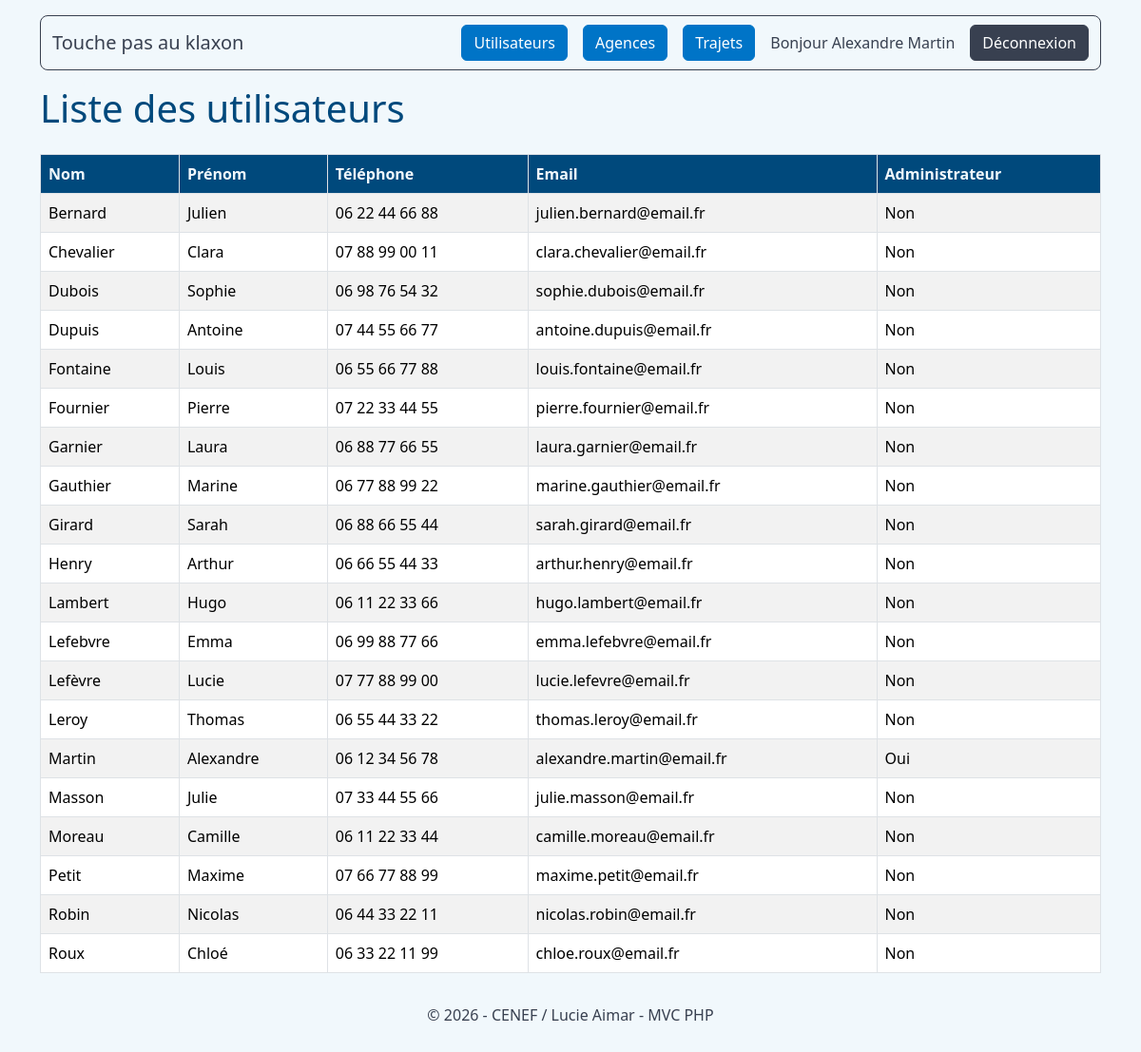
The app's page /admin/users (signed in) with its own data.
### tables this page shows
CREATE TABLE IF NOT EXISTS `utilisateur` (
  `id_utilisateur` INT NOT NULL AUTO_INCREMENT,
  `nom` VARCHAR(50) NOT NULL,
  `prenom` VARCHAR(50) NOT NULL,
  `telephone` VARCHAR(20) NOT NULL,
  `email` VARCHAR(255) NOT NULL,
  `mot_de_passe` VARCHAR(255) NOT NULL,
  `admin` TINYINT NOT NULL DEFAULT 0,
  PRIMARY KEY (`id_utilisateur`),
  UNIQUE INDEX `Email_UNIQUE` (`email` ASC));

### app/Core/View.php (called while the page is built, shortened)
<?php
class View
{
    public static function render(string $view, array $data = []): void
    {
        extract($data);
        require APP_PATH . "/Views/layouts/header.php";
        require APP_PATH . "/Views/" . $view . ".php";
        require APP_PATH . "/Views/layouts/footer.php";
    }
}

### app/Controllers/AdminController.php (called while the page is built, shortened)
<?php
class AdminController
{
    public function users(): void
    {
        $users = User::getAll();
        View::render("admin/users", [
            "users" => $users,
        ]);
    }
}

### public/index.php (called while the page is built, shortened)
<?php
$router = new Router();
$router->get("/", [HomeController::class, "index"]);
$router->get("/login", [AuthController::class, "login"]);
$router->post("/login", [AuthController::class, "authenticate"]);
$router->get("/logout", [AuthController::class, "logout"]);
$router->get("/agencies/create", [AgencyController::class, "create"]);
$router->post("/agencies/create", [AgencyController::class, "store"]);
$router->get("/agencies/edit", [AgencyController::class, "edit"]);
$router->post("/agencies/edit", [AgencyController::class, "update"]);
$router->post("/agencies/delete", [AgencyController::class, "delete"]);
$router->get("/trips/create", [TripController::class, "create"]);
$router->post("/trips/create", [TripController::class, "store"]);
$router->get("/trips/edit", [TripController::class, "edit"]);
$router->post("/trips/edit", [TripController::class, "update"]);
$router->post("/trips/delete", [TripController::class, "delete"]);
$router->get("/admin", [AdminController::class, "index"]);
$router->get("/admin/users", [AdminController::class, "users"]);
$router->get("/admin/agencies", [AdminController::class, "agencies"]);
$router->get("/admin/trips", [AdminController::class, "trips"]);
$router->run();

### app/Core/Session.php (called while the page is built, shortened)
<?php
class Session
{
    public static function user(): ?array
    {
        return $_SESSION["user"] ?? null;
    }
    public static function isAdmin(): bool
    {
        $user = self::user();
        return $user !== null && (int) $user["admin"] === 1;
    }
}

### app/Models/User.php (called while the page is built, shortened)
<?php
class User
{
    public static function getAll(): array
    {
        $pdo = Database::getConnection();
        $sql = "
        SELECT
            id_utilisateur,
            nom,
            prenom,
            telephone,
            email,
            admin
        FROM utilisateur
        ORDER BY nom, prenom
    ";
        $stmt = $pdo->query($sql);
        return $stmt->fetchAll(PDO::FETCH_ASSOC);
    }
}

### app/Views/admin/users.php (the view, shortened to what this page needs)
<h1>Liste des utilisateurs</h1>
<table class="table table-bordered table-striped">
    <thead>
        <tr>
            <th>Nom</th>
            <th>Prénom</th>
            <th>Téléphone</th>
            <th>Email</th>
            <th>Administrateur</th>
        </tr>
    </thead>
    <tbody>
        <?php foreach ($users as $user): ?>
            <tr>
                <td><?= htmlspecialchars($user["nom"]) ?></td>
                <td><?= htmlspecialchars($user["prenom"]) ?></td>
                <td><?= chunk_split(htmlspecialchars($user["telephone"]), 2, " ") ?></td>
                <td><?= htmlspecialchars($user["email"]) ?></td>
                <td>
                    <?= (int) $user["admin"] === 1 ? "Oui" : "Non" ?>
                </td>
            </tr>
        <?php endforeach; ?>
    </tbody>
</table>

### app/Views/layouts/header.php (shortened to what this page needs)
<?php
$currentUser = Session::user();
?>
<!DOCTYPE html>
<html lang="fr">
<head>
    <link rel="stylesheet" href="/assets/css/style.css">
</head>
<body class="container py-3 bg-light d-flex flex-column min-vh-100">
    <header class="border border-dark rounded-3 mb-3">
        <nav class="navbar navbar-expand-lg">
            <div class="container-fluid">
                <?php if (Session::isAdmin()): ?>
                    <a class="navbar-brand" href="/admin">
                        Touche pas au klaxon
                    </a>
                <?php else: ?>
                    <a class="navbar-brand" href="/">
                        Touche pas au klaxon
                    </a>
                <?php endif; ?>
                <ul class="navbar-nav ms-auto d-flex align-items-center gap-3">
                    <?php if (Session::isAdmin()): ?>
                        <li class="nav-item">
                            <a class="btn btn-primary" href="/admin/users">
                                Utilisateurs
                            </a>
                        </li>
                        <li class="nav-item">
                            <a class="btn btn-primary" href="/admin/agencies">
                                Agences
                            </a>
                        </li>
                        <li class="nav-item">
                            <a class="btn btn-primary" href="/admin/trips">
                                Trajets
                            </a>
                        </li>
                        <li class="nav-item">
                            Bonjour <?= htmlspecialchars(
                                $currentUser["prenom"],
                            ) ?> <?= htmlspecialchars($currentUser["nom"]) ?>
                        </li>
                        <li class="nav-item">
                            <a class="btn btn-dark" href="/logout">
                                Déconnexion
                            </a>
                        </li>
                    <?php endif; ?>
                </ul>
            </div>
        </nav>
    </header>
    <main class="flex-grow-1">

### records on screen
utilisateur: prenom "Alexandre", nom "Martin", telephone "06 12 34 56 78", email "alexandre.martin@email.fr", admin "Oui"
utilisateur: nom "Bernard", prenom "Julien", telephone "06 22 44 66 88", email "julien.bernard@email.fr", admin "Non"
utilisateur: nom "Chevalier", prenom "Clara", telephone "07 88 99 00 11", email "clara.chevalier@email.fr", admin "Non"
utilisateur: nom "Dubois", prenom "Sophie", telephone "06 98 76 54 32", email "sophie.dubois@email.fr", admin "Non"
utilisateur: nom "Dupuis", prenom "Antoine", telephone "07 44 55 66 77", email "antoine.dupuis@email.fr", admin "Non"
utilisateur: nom "Fontaine", prenom "Louis", telephone "06 55 66 77 88", email "louis.fontaine@email.fr", admin "Non"
utilisateur: nom "Fournier", prenom "Pierre", telephone "07 22 33 44 55", email "pierre.fournier@email.fr", admin "Non"
utilisateur: nom "Garnier", prenom "Laura", telephone "06 88 77 66 55", email "laura.garnier@email.fr", admin "Non"
utilisateur: nom "Gauthier", prenom "Marine", telephone "06 77 88 99 22", email "marine.gauthier@email.fr", admin "Non"
utilisateur: nom "Girard", prenom "Sarah", telephone "06 88 66 55 44", email "sarah.girard@email.fr", admin "Non"
utilisateur: nom "Henry", prenom "Arthur", telephone "06 66 55 44 33", email "arthur.henry@email.fr", admin "Non"
utilisateur: nom "Lambert", prenom "Hugo", telephone "06 11 22 33 66", email "hugo.lambert@email.fr", admin "Non"
utilisateur: nom "Lefebvre", prenom "Emma", telephone "06 99 88 77 66", email "emma.lefebvre@email.fr", admin "Non"
utilisateur: nom "Lefèvre", prenom "Lucie", telephone "07 77 88 99 00", email "lucie.lefevre@email.fr", admin "Non"
utilisateur: nom "Leroy", prenom "Thomas", telephone "06 55 44 33 22", email "thomas.leroy@email.fr", admin "Non"
utilisateur: nom "Masson", prenom "Julie", telephone "07 33 44 55 66", email "julie.masson@email.fr", admin "Non"
utilisateur: nom "Moreau", prenom "Camille", telephone "06 11 22 33 44", email "camille.moreau@email.fr", admin "Non"
utilisateur: nom "Petit", prenom "Maxime", telephone "07 66 77 88 99", email "maxime.petit@email.fr", admin "Non"
utilisateur: nom "Robin", prenom "Nicolas", telephone "06 44 33 22 11", email "nicolas.robin@email.fr", admin "Non"
utilisateur: nom "Roux", prenom "Chloé", telephone "06 33 22 11 99", email "chloe.roux@email.fr", admin "Non"
